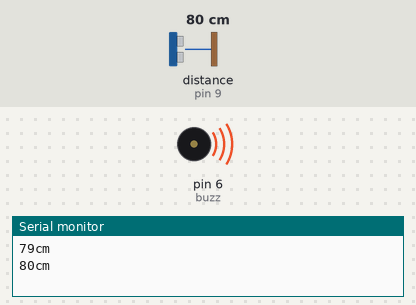
This sketch was run on a simulated Arduino Uno, built with avr-gcc and run on an emulated ATmega328P. On the bench: buzzer (waves = sounding), the last lines printed to the serial monitor. Wiring (inferred from the names in the program): ultrasonic range finder: trigger pin 10; echo pin 9. The inputs (shaded band) are chosen by the test bench; at power-on: distance to the obstacle (sensor on pin 9) 80 cm. The echo pulse lasts 58.3 µs per cm.

Above: at 1.8 s.
1.9 s: distance to the obstacle (sensor on pin 9) set to 120 cm
At 4.2 s:
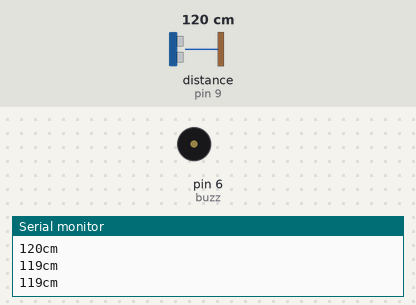
4.5 s: distance to the obstacle (sensor on pin 9) set to 106 cm
7.2 s: distance to the obstacle (sensor on pin 9) set to 99 cm
At 9.3 s:
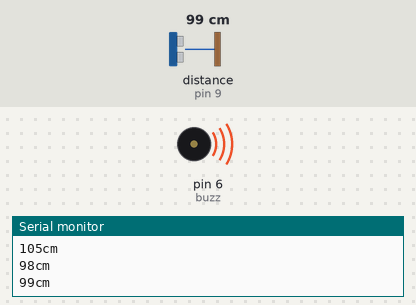
10.5 s: distance to the obstacle (sensor on pin 9) set to 250 cm
At 12.7 s:
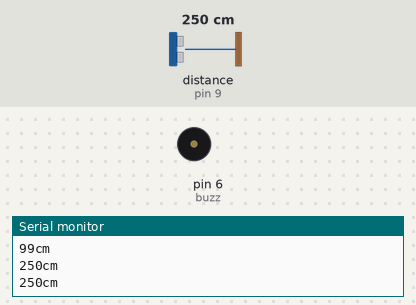
Timing chart, 0 to 14.2 s (numbered marks = the images above; inputs shaded):
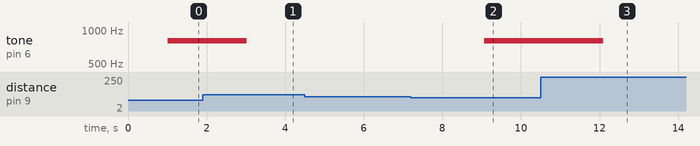

Measured:
- the behaviour switches between 102 and 101 cm on distance to the obstacle (sensor on pin 9) (found by bisection; images 1 and 2)
- after the input at 1.9 s, tone on pin 6 (buzz): 800 Hz → silent after 1.1 s
- after the input at 7.2 s, tone on pin 6 (buzz): silent → 800 Hz after 1.9 s
- after the input at 10.5 s, tone on pin 6 (buzz): 800 Hz → silent after 1.6 s

The sketch:

ultrasonico-buzzer.ino
```cpp
//declaración de las variables globales

const int trigPin= 10;
const int ecoPin=9;
int buzz=6;
void setup() {
  //se utiliza serian begin para imprimir en monitor serial los datos que recolecta el sensor
Serial.begin(9600);
// pinMode activar los pines y determinar si son de entrada o salida
pinMode(trigPin, OUTPUT);
pinMode(ecoPin, INPUT);
digitalWrite(trigPin, LOW);
}

void loop()
{
  //declaración de las variables locales
long t;
long d;
// digitalWrite escritura digital en los pines
digitalWrite(trigPin, HIGH);
//delayMicroseconds tiempo de espera en microsegundo
delayMicroseconds(10);
digitalWrite(trigPin, LOW);
// pulseIn Activa eco para escuchar lo que emite el trigPin del sensor ultrasonico que envia el impulso
t=pulseIn(ecoPin, HIGH);
//operación matemática cácular la distancia
d=t/2/29.1;
//impresión de los datos
Serial.print(d);
Serial.print ("cm");
Serial.println();
// delay tiempo de espera de un segundo para verificar la información
delay(1000);
// condición de distancia a la cual la persona podrá acercase o alejarse de un objeto. Sonará la bocina como advertencia de objeto cercano.
if ((d<=23))
{
  // sonido
  tone(buzz,700);
  delay(500);
}
else
{
  //rango comparado de la distancia de aviso previo al choque
  if ((d>=24&& d<=100))
  tone(buzz,800);
  else{
    // no tiene sonido
    noTone(buzz);
    }

}
}
```
